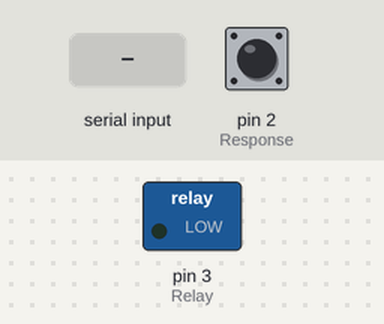
The sketch below on a simulated Arduino Uno, built with avr-gcc and run on an emulated ATmega328P. On the bench: switched loads named in the sketch (green lamp = pin HIGH). The test bench sets the inputs (shaded band); at power-on: pin 2 (Response) HIGH. What the sketch prints to the serial monitor is not drawn.

Above: at 1.2 s.
1.3 s: "r" received over Serial
Timing chart, 0 to 4.3 s (numbered marks = the images above; inputs shaded):
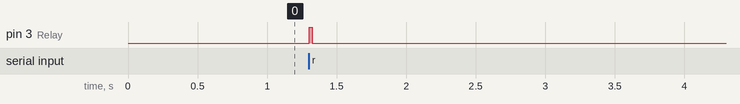

The sketch:

MainArduino_FirstTest_FR.ino
```cpp
// (licence header left out)
byte Response = 2;
byte Relay = 3;

void setup()
{
  Serial.begin(9600);
  pinMode(Response, INPUT_PULLUP);
  pinMode(Relay, OUTPUT);
  digitalWrite(Relay, LOW);
}

void loop()
{
  if (Serial.available() > 0)
  {
    char Event = Serial.read();
    switch (Event)
    {
      case 'r':
        digitalWrite(Relay, HIGH);
        delay(20);
        digitalWrite(Relay, LOW);
        delay(20);
        break;
    }
  }
  Serial.println(digitalRead(Response));
  delay(4);
}
```

Measured:
- after the input at 1.3 s, pin 3 (Relay): LOW → HIGH at once, → LOW 0.02 s later
